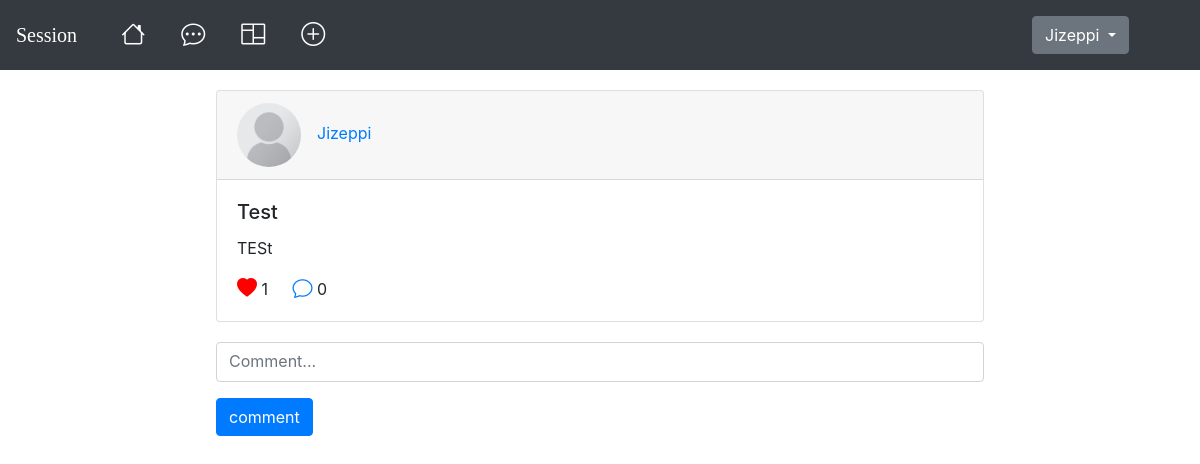
The app's page /post/4/ (signed in) with its own data.
### session/models.py (models this page shows, shortened)
class Profile(models.Model):
    user = models.OneToOneField(User, on_delete=models.CASCADE)
    profile_picture = models.ImageField(upload_to='profile_images/', default='default.png', blank=True, null=True)
    bio = models.TextField(max_length=500, blank=True)

class Post(models.Model):
    title = models.CharField(max_length=255)
    content = models.TextField()
    created_at = models.DateTimeField(auto_now_add=True)
    likes = models.ManyToManyField(User, related_name='liked_posts')
    author = models.ForeignKey(settings.AUTH_USER_MODEL, on_delete=models.CASCADE, related_name='posts')
    def number_of_likes(self):
        return self.likes.count()

### session/views.py (the view)
# urls.py: path('post/<int:id>/', views.post_detail, name='post_detail'),
@login_required(login_url='/login/')
def post_detail(request, id):
    post = get_object_or_404(Post, id=id)
    comments_count = post.comments.count()
    comments = post.comments.filter(parent_comment=None)
    if request.method == 'POST':
        comment_form = CommentForm(request.POST)
        if comment_form.is_valid():
            new_comment = comment_form.save(commit=False)
            new_comment.post = post
            new_comment.author = request.user
            parent_comment_id = request.POST.get('parent_comment')
            if parent_comment_id:
                new_comment.parent_comment = get_object_or_404(Comment, id=parent_comment_id)
            new_comment.save()
            return redirect('post_detail', id=post.id)
    else:
        comment_form = CommentForm()
    context = {
        'post': post,
        'comments_count': comments_count,
        'comments': comments,
        'comment_form': comment_form,
    }
    return render(request, 'post_detail.html', context)

### session/forms.py
class CommentForm(forms.ModelForm):
    class Meta:
        model = Comment
        fields = ['content']
        widgets = {
            'content': forms.Textarea(attrs={'placeholder': 'Comment...'})
        }

### session/templates/post_detail.html (shortened to what this page needs)
{% extends 'base.html' %}
{% load crispy_forms_tags %}
{% load static %}
{% block content %}
<nav class="navbar navbar-expand-lg navbar-dark bg-dark">
    <a class="navbar-brand" href="{% url 'post_list' %}">Session</a>
    <div class="collapse navbar-collapse" id="navbarText">
      <ul class="navbar-nav mr-auto">
        <li class="nav-item active">
          <a class="nav-link" href="#"><i class="bi bi-house h4" title="Home"></i> <span class="sr-only">(current)</span></a>
        </li>
        {% if user.is_authenticated %}
        <li class="nav-item">
          <a class="nav-link actions" href="#"><i class="bi bi-chat-dots h4" title="Messages"></i></a>
        </li>
        {% endif %}
        <li class="nav-item">
          <a class="nav-link actions" href="#"><i class="bi bi-columns h4" title="For You"></i></a>
        </li>
        {% if user.is_authenticated %}
        <li class="nav-item">
          <a href="{% url 'create_post' %}" class="nav-link new-post"><i class="bi bi-plus-circle h4" title="New Post"></i></a>
        </li>
        {% endif %}
      </ul>
      {% if user.is_authenticated %}
      <span class="navbar-text">
        <div class="dropdown">
          <button class="btn btn-secondary dropdown-toggle" type="button" id="dropdownMenuButton" data-toggle="dropdown" aria-haspopup="true" aria-expanded="false">
            {{ user.username }}
          </button>
        </div>
      </span>
      {% endif %}
    </div>
</nav>
<div class="container" style="margin-top: 20px;">
    <div class="card post-card">
        <div class="card-header">
            <img src="{{ user.profile.profile_picture.url }}" class="mr-3 rounded-circle article-img" alt="User image" style="height: 64px;"><a href="{% url 'profile' post.author.username %}" class="author">{{ post.author }}</a>
        </div>
        <div class="card-body">
        <h5 class="card-title">{{ post.title }}</h5>
        <p class="card-text">{{ post.content }}</p>
            {% if request.user in post.likes.all %}
            <a href="{% url 'like_post' post.id %}" class="card-link"><i class="bi bi-heart-fill h5"></i></a>&nbsp;{{ post.number_of_likes }}
            {% else %}
            <a href="{% url 'like_post' post.id %}" class="card-link"><i class="bi bi-heart h5"></i></a>&nbsp;{{ post.number_of_likes }}
            {% endif %}
            <a href="{% url 'post_detail' post.id %}" class="card-link"><i class="bi bi-chat h5"></i></a>&nbsp;{{ comments_count }}
        </div>
    </div>
    <form method="post">
        {{ comment_form|crispy }}
        <button type="submit" class="btn btn-primary" style="margin-left: 171px;">comment</button>
    </form>
</div>
{% endblock %}

### session/static/styles.css (style rules this page uses)
.navbar-brand { font-family: copperplate, fantasy; }
.nav-item { margin-left: 20px; }
.bi.bi-chat-dots { color: white; }
.bi.bi-columns { color: white; }
.bi.bi-plus-circle { color: white; }
.dropdown-toggle { margin-right: 55px; }
.post-card { width: 48rem; margin: auto; margin-bottom: 20px; }
.author { text-decoration: none; }
.bi.bi-heart-fill { color: red; }
#div_id_content { max-width: 768px; margin-left: 171px; }
textarea.form-control { resize: none; height: 40px; }

### records on screen
Post: author "Jizeppi", title "Test", content "TESt", number_of_likes "1"

### other values on screen
{{ user.username }} "Jizeppi"
{{ comments_count }} "0"
